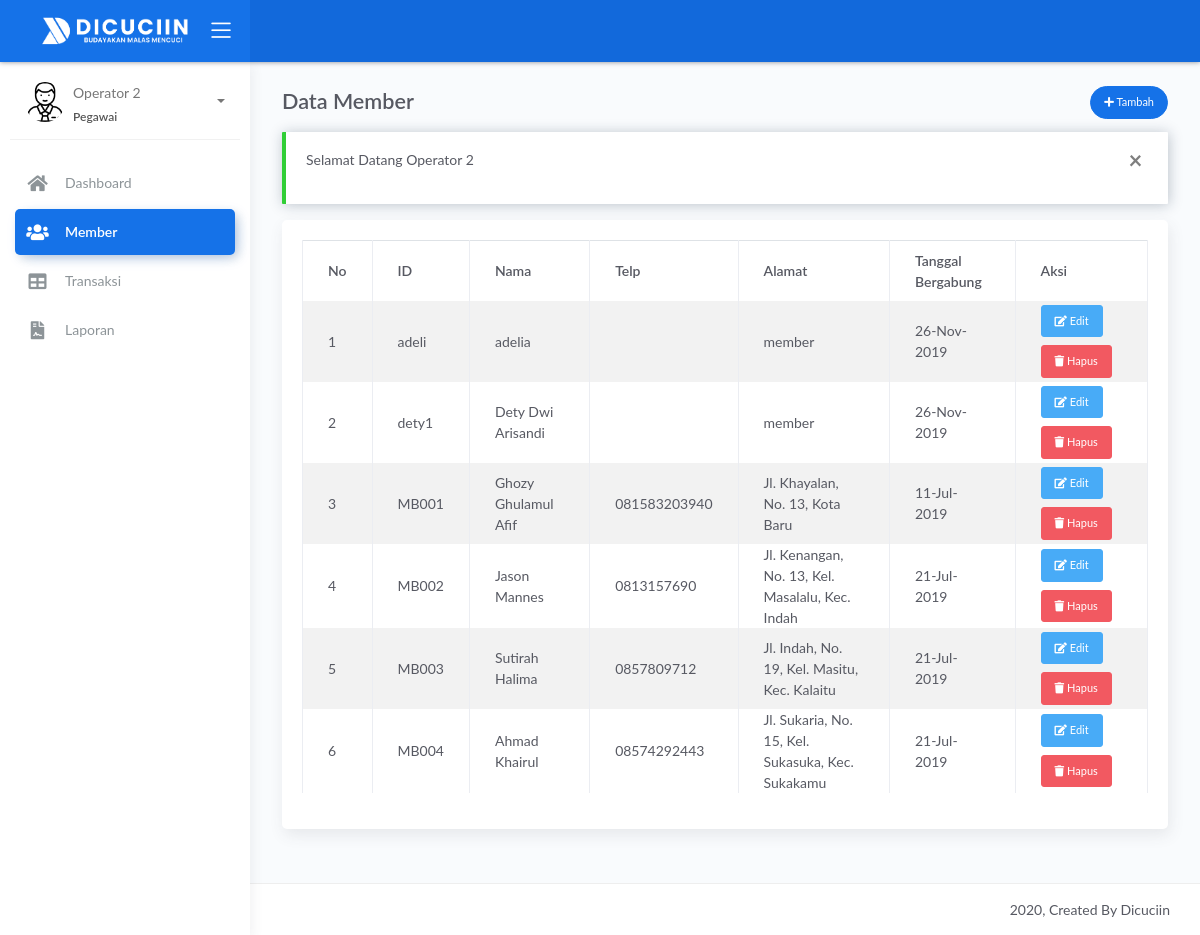
/operator/index.php?page=member (signed in), run on the app's committed database.
### tables this page shows
CREATE TABLE `member` (
  `id_member` varchar(5) NOT NULL,
  `nama` varchar(50) NOT NULL,
  `alamat` varchar(255) NOT NULL,
  `jenis_kelamin` char(1) NOT NULL,
  `telp` varchar(15) NOT NULL,
  `password` varchar(255) NOT NULL,
  `created_at` timestamp NULL DEFAULT current_timestamp()
);

### operator/sistem/content.php (called while the page is built, shortened)
<?php
$get_page = $_GET['page'];
switch ($get_page) {
    case 'member':
        $title = 'Data Member';
        break;
}

### operator/views/member.php (the view)
<?php
$query = mysqli_query($koneksi, "SELECT * FROM member");
$no = 1;
?>
<div class="page-inner">
    <div class="row heading">
        <div class="col-7">
            <h2 class="pb-2 fw-bold"><?= $title ?></h2>
        </div>
        <div class="col-5 text-right ml-auto">
            <a href="index.php?page=add_member" class="btn btn-primary btn-round btn-sm">
                <i class="fa fa-plus"></i> Tambah
            </a>
        </div>
    </div>
    <?php if (@$_SESSION['pesan']): ?>
        <div class="alert alert-<?= $_SESSION['pesan']['status'] == 'error' ? 'danger' : $_SESSION['pesan']['status'] ?> alert-dismisable fade show" role="alert">
            <button class="close" data-dismiss="alert" aria-label="Close">
                <span aria-hidden="true">&times;</span>
            </button>
            <p><?= $_SESSION['pesan']['msg'] ?></p>
        </div>
    <?php endif; ?>
    <div class="main-content">
        <div class="card">
            <div class="card-body">
                <div class="table-responsive">
                    <table class="table table-bordered table-striped datatable">
                        <thead class="border-top">
                            <th>No</th>
                            <th>ID</th>
                            <th>Nama</th>
                            <th>Telp</th>
                            <th>Alamat</th>
                            <th>Tanggal Bergabung</th>
                            <th>Aksi</th>
                        </thead>
                        <tbody>
                            <?php while ($row = mysqli_fetch_assoc($query)): ?>
                                <tr>
                                    <td><?= $no++ ?></td>
                                    <td><?= $row['id_member'] ?></td>
                                    <td><?= $row['nama'] ?></td>
                                    <td><?= $row['telp'] ?></td>
                                    <td><?= $row['alamat'] ?></td>
                                    <td><?= date('d-M-Y', strtotime($row['created_at'])) ?></td>
                                    <td>
                                        <a href="index.php?page=edit_member&id_member=<?= $row['id_member'] ?>" class="btn btn-sm btn-info mt-1 mb-1"><i class="fa fa-edit"></i> Edit</a>
                                        <a href="sistem/hapus_member.php?id_member=<?= $row['id_member'] ?>" class="btn btn-sm btn-danger btn-delete mt-1 mb-1"><i class="fa fa-trash"></i> Hapus</a>
                                    </td>
                                </tr>
                            <?php endwhile; ?>
                        </tbody>
                    </table>
                </div>
            </div>
        </div>
    </div>
</div>

### data on the page
member: id_member "adeli", nama "adelia", alamat "member", created_at "26-Nov-2019"
member: id_member "dety1", nama "Dety Dwi Arisandi", alamat "member", created_at "26-Nov-2019"
member: id_member "MB001", nama "Ghozy Ghulamul Afif", telp "081583203940", alamat "Jl. Khayalan, No. 13, Kota Baru", created_at "11-Jul-2019"
member: id_member "MB002", nama "Jason Mannes", telp "0813157690", alamat "Jl. Kenangan, No. 13, Kel. Masalalu, Kec. Indah", created_at "21-Jul-2019"
member: id_member "MB003", nama "Sutirah Halima", telp "0857809712", alamat "Jl. Indah, No. 19, Kel. Masitu, Kec. Kalaitu", created_at "21-Jul-2019"
member: id_member "MB004", nama "Ahmad Khairul", telp "08574292443", alamat "Jl. Sukaria, No. 15, Kel. Sukasuka, Kec. Sukakamu", created_at "21-Jul-2019"

### other printed values
$_SESSION['nama'] "Operator 2"
$_SESSION['level'] "Pegawai"
$title "Data Member"
$_SESSION['pesan']['msg'] "Selamat Datang Operator 2"
